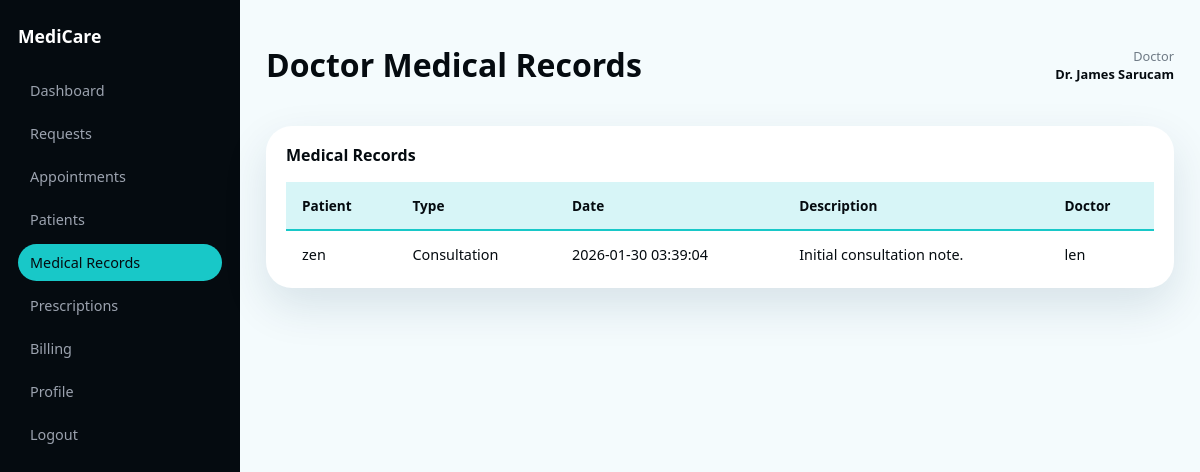
Page /medicare-clinic/index.php?page=staff-records (signed in) on the committed database.
### tables this page shows
CREATE TABLE medical_records (
            id INTEGER PRIMARY KEY AUTOINCREMENT,
            patient_id INTEGER NOT NULL,
            doctor_id INTEGER,
            record_type TEXT NOT NULL,
            description TEXT NOT NULL,
            created_at TEXT DEFAULT CURRENT_TIMESTAMP,
            FOREIGN KEY (patient_id) REFERENCES users(id),
            FOREIGN KEY (doctor_id) REFERENCES users(id)
        );

### medicare-clinic/config/auth.php (called while the page is built, shortened)
<?php
function current_user()
{
    return $_SESSION['user'] ?? null;
}
function current_role(): ?string
{
    $user = current_user();
    return $user['role'] ?? null;
}

### medicare-clinic/app/views/staff/records.php (the view, shortened to what this page needs)
<?php
require __DIR__ . '/../layouts/staff_sidebar.php';
$pdo = $GLOBALS['pdo'] ?? null;
$user = current_user();
$role = ucfirst(current_role() ?? 'Staff');
$sidebar = render_staff_sidebar();
$records = [];
if ($pdo) {
    $stmt = $pdo->query("
        SELECT m.*, u1.name as patient_name, u2.name as doctor_name
        FROM medical_records m
        JOIN users u1 ON m.patient_id = u1.id
        LEFT JOIN users u2 ON m.doctor_id = u2.id
        ORDER BY m.created_at DESC
    ");
    $records = $stmt ? $stmt->fetchAll(PDO::FETCH_ASSOC) : [];
}
?>
<div class="app-shell">
    <?php echo $sidebar; ?>
    <main class="main-content">
        <header class="main-header">
            <h1><?php echo $role; ?> Medical Records</h1>
            <div class="header-right">
                <div class="user-info">
                    <span class="role"><?php echo $role; ?></span>
                    <span class="name"><?php echo htmlspecialchars($user['name'] ?? $role); ?></span>
                </div>
            </div>
        </header>
        <section class="panel">
            <div class="panel-header">
                <h3>Medical Records</h3>
            </div>
            <table class="data-table">
                <thead>
                    <tr>
                        <th>Patient</th>
                        <th>Type</th>
                        <th>Date</th>
                        <th>Description</th>
                        <th>Doctor</th>
                    </tr>
                </thead>
                <tbody>
                    <?php foreach ($records as $r): ?>
                    <tr>
                        <td><?php echo htmlspecialchars($r['patient_name'] ?? '—'); ?></td>
                        <td><?php echo htmlspecialchars($r['record_type']); ?></td>
                        <td><?php echo htmlspecialchars($r['created_at']); ?></td>
                        <td><?php echo htmlspecialchars($r['description']); ?></td>
                        <td><?php echo htmlspecialchars($r['doctor_name'] ?? '—'); ?></td>
                    </tr>
                    <?php endforeach; ?>
                </tbody>
            </table>
        </section>
    </main>
</div>

### medicare-clinic/public/assets/css/style.css (style rules this page uses)
:root { --mc-bg: #f4fbfd; --mc-cyan: #18c8c8; --mc-cyan-soft: #d7f5f7; --mc-black: #050b10; --mc-gray: #6f7b86; --mc-white: #ffffff; --mc-radius-lg: 26px; --shadow-soft: 0 18px 45px rgba(7, 47, 79, 0.12); --font-main: system-ui, -apple-system, BlinkMacSystemFont, "Segoe UI", sans-serif; }
*, *::before, *::after { box-sizing: border-box; }
body { margin: 0; font-family: var(--font-main); background: var(--mc-bg); color: var(--mc-black); }
.app-shell { display: grid; grid-template-columns: 240px minmax(0, 1fr); min-height: 100vh; }
.main-content { padding: 22px 26px 32px; }
.main-header { display: flex; justify-content: space-between; align-items: center; margin-bottom: 18px; }
.header-right { display: flex; align-items: center; gap: 14px; }
.user-info { text-align: right; font-size: 0.8rem; }
.user-info .role { display: block; color: var(--mc-gray); }
.user-info .name { font-weight: 600; }
.panel { background: var(--mc-white); border-radius: var(--mc-radius-lg); box-shadow: var(--shadow-soft); padding: 18px 20px 10px; }
.panel-header { display: flex; justify-content: space-between; align-items: center; margin-bottom: 10px; }
.panel-header h3 { margin: 0; font-size: 1rem; }
.data-table { width: 100%; border-collapse: collapse; margin-top: 16px; }
.data-table thead { background: var(--mc-cyan-soft); }
.data-table th { padding: 14px 16px; text-align: left; font-weight: 600; font-size: 0.85rem; color: var(--mc-black); border-bottom: 2px solid var(--mc-cyan); }
.data-table td { padding: 14px 16px; border-bottom: 1px solid #e5e7eb; font-size: 0.9rem; }
.data-table tbody tr:last-child td { border-bottom: none; }

### rows in the picture
medical_records: patient_name "zen", record_type "Consultation", created_at "2026-01-30 03:39:04", description "Initial consultation note.", doctor_name "len"

### other values in the picture
$role "Doctor"
$user['name'] "Dr. James Sarucam"
